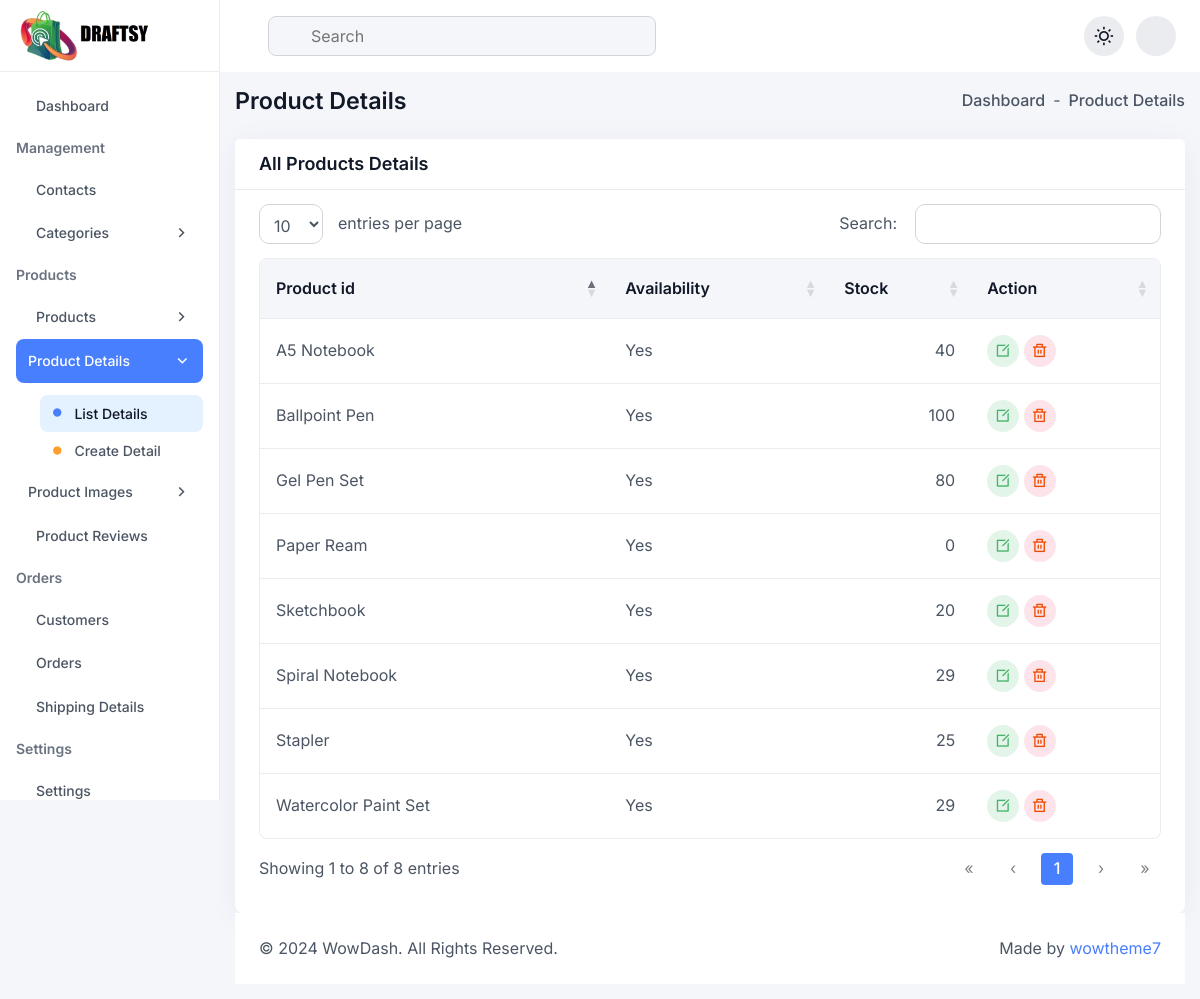
Page /admin/pages/product_details/index.php on the committed database.
### tables this page shows
CREATE TABLE `product_details` (
  `id` int(11) NOT NULL,
  `prod_id` int(11) DEFAULT NULL,
  `availability` tinyint(1) DEFAULT 1,
  `stock` int(11) DEFAULT 0
);

CREATE TABLE `products` (
  `id` int(11) NOT NULL,
  `cat_id` int(11) DEFAULT NULL,
  `name` varchar(255) NOT NULL,
  `description` text DEFAULT NULL,
  `image` varchar(255) DEFAULT NULL,
  `sku` varchar(100) DEFAULT NULL,
  `regular_price` decimal(10,2) DEFAULT NULL,
  `discounted_price` decimal(10,2) DEFAULT NULL,
  `created_at` timestamp NOT NULL DEFAULT current_timestamp(),
  `updated_at` timestamp NOT NULL DEFAULT current_timestamp() ON UPDATE current_timestamp()
);

### admin/pages/product_details/index.php (the view, shortened to what this page needs)
<?php
include('../../includes/header.php');
$query = "SELECT product_details.* , products.name as p_name from product_details join products on product_details.prod_id = products.id";
$result = mysqli_query($conn,$query);
?>
 <div class="dashboard-main-body">
<div class="d-flex flex-wrap align-items-center justify-content-between gap-3 mb-24">
<h6 class="fw-semibold mb-0">Product Details</h6>
<ul class="d-flex align-items-center gap-2">
<li class="fw-medium">
  <a href="index.html" class="d-flex align-items-center gap-1 hover-text-primary">
    Dashboard
  </a>
</li>
<li>-</li>
<li class="fw-medium">Product Details</li>
</ul>
</div>
<div class="card basic-data-table">
  <div class="card-header">
    <h5 class="card-title mb-0">All Products Details</h5>
  </div>
  <div class="card-body ">
   <div class="table-responsive">
   <table class="table bordered-table mb-0 " id="dataTable" data-page-length='10'>
      <thead>
        <tr>
          <th scope="col">Product id</th>
          <th scope="col">Availability</th>
          <th scope="col">Stock</th>
          <th scope="col">Action</th>
        </tr>
      </thead>
        <tbody>
        <?php
          if($result->num_rows > 0)
          {
            while($row = $result->fetch_assoc())
            {
          ?>
            <tr>
                <td><?php echo $row['p_name']?></td>
                <td><?= $row['availability'] == '1' ? 'Yes' : 'No' ?></td>
                <td><?php echo $row['stock']?></td>
                <td>
                <a href="edit.php?id=<?php echo $row['id']?>" class="w-32-px h-32-px bg-success-focus text-success-main rounded-circle d-inline-flex align-items-center justify-content-center">
                  <i class="ri-edit-box-line"></i>
                </a>
                <a href="delete.php?id=<?php echo $row['id']?>" class="w-32-px h-32-px bg-danger-focus text-danger-main rounded-circle d-inline-flex align-items-center justify-content-center">
                <i class="ri-delete-bin-line"></i>
                </a>
              </td>
            </tr>
            <?php
            }
          }
        ?>
        </tbody>
    </table>
   </div>
</div>
        </div>
<?php
include('../../includes/footer.php');
?>
</body>
</html>

### admin/assets/css/file-upload.css (style rules this page uses)
:root { --file-container-bg: #eeeeee; --file-bg: #f8f8f8; --file-border-color: #606060; --file-color: #2b2b2b; --table-border-color: #dbdbdb; --delete-button-bg: #f53636; --delete-button-color: #ffffff; --font-size: 0.875em; --font-family: 'Segoe UI', Tahoma, Geneva, Verdana, sans-serif; --shadow: 0px 8px 15px -8px rgba(0, 0, 0, 0.5); }
* { margin: 0; padding: 0; box-sizing: border-box; }

### rows in the picture
product_details: prod.name "A5 Notebook", availability "Yes", stock "40"
product_details: prod.name "Spiral Notebook", availability "Yes", stock "29"
product_details: prod.name "Ballpoint Pen", availability "Yes", stock "100"
product_details: prod.name "Gel Pen Set", availability "Yes", stock "80"
product_details: prod.name "Watercolor Paint Set", availability "Yes", stock "29"
product_details: prod.name "Sketchbook", availability "Yes", stock "20"
product_details: prod.name "Stapler", availability "Yes", stock "25"
product_details: prod.name "Paper Ream", availability "Yes", stock "0"
